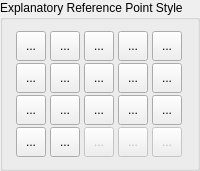
        <widget class="QGroupBox" name="gbPointStyle">
         <property name="title">
          <string>Explanatory Reference Point Style</string>
         </property>
         <layout class="QGridLayout" name="gridLayout_13">
          <property name="spacing">
           <number>2</number>
          </property>
          <item row="3" column="1">
           <widget class="QToolButton" name="bBlankSquare">
            <property name="enabled">
             <bool>true</bool>
            </property>
            <property name="minimumSize">
             <size>
              <width>30</width>
              <height>30</height>
             </size>
            </property>
            <property name="text">
             <string>...</string>
            </property>
            <property name="icon">
             <iconset resource="../../../../../res/icons/icons.qrc">
              <normaloff>:/icons/point_blank_square.lci</normaloff>:/icons/point_blank_square.lci</iconset>
            </property>
            <property name="iconSize">
             <size>
              <width>40</width>
              <height>40</height>
             </size>
            </property>
            <property name="checkable">
             <bool>true</bool>
            </property>
            <property name="autoExclusive">
             <bool>true</bool>
            </property>
            <property name="popupMode">
             <enum>QToolButton::ToolButtonPopupMode::InstantPopup</enum>
            </property>
            <property name="autoRaise">
             <bool>false</bool>
            </property>
            <property name="arrowType">
             <enum>Qt::ArrowType::NoArrow</enum>
            </property>
           </widget>
          </item>
          <item row="4" column="2">
           <widget class="QToolButton" name="bPlusCircle">
            <property name="enabled">
             <bool>true</bool>
            </property>
            <property name="minimumSize">
             <size>
              <width>30</width>
              <height>30</height>
             </size>
            </property>
            <property name="text">
             <string>...</string>
            </property>
            <property name="icon">
             <iconset resource="../../../../../res/icons/icons.qrc">
              <normaloff>:/icons/point_plus_circle.lci</normaloff>:/icons/point_plus_circle.lci</iconset>
            </property>
            <property name="iconSize">
             <size>
              <width>40</width>
              <height>40</height>
             </size>
            </property>
            <property name="checkable">
             <bool>true</bool>
            </property>
            <property name="autoExclusive">
             <bool>true</bool>
            </property>
            <property name="popupMode">
             <enum>QToolButton::ToolButtonPopupMode::InstantPopup</enum>
            </property>
            <property name="autoRaise">
             <bool>false</bool>
            </property>
            <property name="arrowType">
             <enum>Qt::ArrowType::NoArrow</enum>
            </property>
           </widget>
          </item>
          <item row="0" column="1">
           <widget class="QToolButton" name="bCrossSquare">
            <property name="enabled">
             <bool>true</bool>
            </property>
            <property name="minimumSize">
             <size>
              <width>30</width>
              <height>30</height>
             </size>
            </property>
            <property name="text">
             <string>...</string>
            </property>
            <property name="icon">
             <iconset resource="../../../../../res/icons/icons.qrc">
              <normaloff>:/icons/point_cross_square.lci</normaloff>:/icons/point_cross_square.lci</iconset>
            </property>
            <property name="iconSize">
             <size>
              <width>40</width>
              <height>40</height>
             </size>
            </property>
            <property name="checkable">
             <bool>true</bool>
            </property>
            <property name="autoExclusive">
             <bool>true</bool>
            </property>
            <property name="popupMode">
             <enum>QToolButton::ToolButtonPopupMode::InstantPopup</enum>
            </property>
            <property name="autoRaise">
             <bool>false</bool>
            </property>
            <property name="arrowType">
             <enum>Qt::ArrowType::NoArrow</enum>
            </property>
           </widget>
          </item>
          <item row="2" column="1">
           <widget class="QToolButton" name="bTickCircleSquare">
            <property name="enabled">
             <bool>true</bool>
            </property>
            <property name="minimumSize">
             <size>
              <width>30</width>
              <height>30</height>
             </size>
            </property>
            <property name="text">
             <string>...</string>
            </property>
            <property name="icon">
             <iconset resource="../../../../../res/icons/icons.qrc">
              <normaloff>:/icons/point_tick_circle_square.lci</normaloff>:/icons/point_tick_circle_square.lci</iconset>
            </property>
            <property name="iconSize">
             <size>
              <width>40</width>
              <height>40</height>
             </size>
            </property>
            <property name="checkable">
             <bool>true</bool>
            </property>
            <property name="autoExclusive">
             <bool>true</bool>
            </property>
            <property name="popupMode">
             <enum>QToolButton::ToolButtonPopupMode::InstantPopup</enum>
            </property>
            <property name="autoRaise">
             <bool>false</bool>
            </property>
            <property name="arrowType">
             <enum>Qt::ArrowType::NoArrow</enum>
            </property>
           </widget>
          </item>
          <item row="0" column="5">
           <widget class="QToolButton" name="bDotSquare">
            <property name="enabled">
             <bool>true</bool>
            </property>
            <property name="minimumSize">
             <size>
              <width>30</width>
              <height>30</height>
             </size>
            </property>
            <property name="text">
             <string>...</string>
            </property>
            <property name="icon">
             <iconset resource="../../../../../res/icons/icons.qrc">
              <normaloff>:/icons/point_dot_square.lci</normaloff>:/icons/point_dot_square.lci</iconset>
            </property>
            <property name="iconSize">
             <size>
              <width>40</width>
              <height>40</height>
             </size>
            </property>
            <property name="checkable">
             <bool>true</bool>
            </property>
            <property name="autoExclusive">
             <bool>true</bool>
            </property>
            <property name="popupMode">
             <enum>QToolButton::ToolButtonPopupMode::InstantPopup</enum>
            </property>
            <property name="autoRaise">
             <bool>false</bool>
            </property>
            <property name="arrowType">
             <enum>Qt::ArrowType::NoArrow</enum>
            </property>
           </widget>
          </item>
          <item row="3" column="2">
           <widget class="QToolButton" name="bDotCircle">
            <property name="enabled">
             <bool>true</bool>
            </property>
            <property name="minimumSize">
             <size>
              <width>30</width>
              <height>30</height>
             </size>
            </property>
            <property name="text">
             <string>...</string>
            </property>
            <property name="icon">
             <iconset resource="../../../../../res/icons/icons.qrc">
              <normaloff>:/icons/point_dot_circle.lci</normaloff>:/icons/point_dot_circle.lci</iconset>
            </property>
            <property name="iconSize">
             <size>
              <width>40</width>
              <height>40</height>
             </size>
            </property>
            <property name="checkable">
             <bool>true</bool>
            </property>
            <property name="autoExclusive">
             <bool>true</bool>
            </property>
            <property name="popupMode">
             <enum>QToolButton::ToolButtonPopupMode::InstantPopup</enum>
            </property>
            <property name="autoRaise">
             <bool>false</bool>
            </property>
            <property name="arrowType">
             <enum>Qt::ArrowType::NoArrow</enum>
            </property>
           </widget>
          </item>
          <item row="4" column="1">
           <widget class="QToolButton" name="bCrossCircle">
            <property name="enabled">
             <bool>true</bool>
            </property>
            <property name="minimumSize">
             <size>
              <width>30</width>
              <height>30</height>
             </size>
            </property>
            <property name="text">
             <string>...</string>
            </property>
            <property name="icon">
             <iconset resource="../../../../../res/icons/icons.qrc">
              <normaloff>:/icons/point_cross_circle.lci</normaloff>:/icons/point_cross_circle.lci</iconset>
            </property>
            <property name="iconSize">
             <size>
              <width>40</width>
              <height>40</height>
             </size>
            </property>
            <property name="checkable">
             <bool>true</bool>
            </property>
            <property name="autoExclusive">
             <bool>true</bool>
            </property>
            <property name="popupMode">
             <enum>QToolButton::ToolButtonPopupMode::InstantPopup</enum>
            </property>
            <property name="autoRaise">
             <bool>false</bool>
            </property>
            <property name="arrowType">
             <enum>Qt::ArrowType::NoArrow</enum>
            </property>
           </widget>
          </item>
          <item row="4" column="3">
           <widget class="QToolButton" name="bBlank">
            <property name="enabled">
             <bool>false</bool>
            </property>
            <property name="minimumSize">
             <size>
              <width>30</width>
              <height>30</height>
             </size>
            </property>
            <property name="focusPolicy">
             <enum>Qt::FocusPolicy::TabFocus</enum>
            </property>
            <property name="text">
             <string>...</string>
            </property>
            <property name="icon">
             <iconset resource="../../../../../res/icons/icons.qrc">
              <normaloff>:/icons/point_blank.lci</normaloff>:/icons/point_blank.lci</iconset>
            </property>
            <property name="iconSize">
             <size>
              <width>40</width>
              <height>40</height>
             </size>
            </property>
            <property name="checkable">
             <bool>true</bool>
            </property>
            <property name="autoExclusive">
             <bool>true</bool>
            </property>
           </widget>
          </item>
          <item row="4" column="5">
           <widget class="QToolButton" name="bDot">
            <property name="enabled">
             <bool>false</bool>
            </property>
            <property name="minimumSize">
             <size>
              <width>30</width>
              <height>30</height>
             </size>
            </property>
            <property name="text">
             <string>...</string>
            </property>
            <property name="icon">
             <iconset resource="../../../../../res/icons/icons.qrc">
              <normaloff>:/icons/point_dot.lci</normaloff>:/icons/point_dot.lci</iconset>
            </property>
            <property name="iconSize">
             <size>
              <width>40</width>
              <height>40</height>
             </size>
            </property>
            <property name="checkable">
             <bool>true</bool>
            </property>
            <property name="autoExclusive">
             <bool>true</bool>
            </property>
            <property name="popupMode">
             <enum>QToolButton::ToolButtonPopupMode::InstantPopup</enum>
            </property>
            <property name="autoRaise">
             <bool>false</bool>
            </property>
            <property name="arrowType">
             <enum>Qt::ArrowType::NoArrow</enum>
            </property>
           </widget>
          </item>
          <item row="3" column="5">
           <widget class="QToolButton" name="bTickSquare">
            <property name="enabled">
             <bool>true</bool>
            </property>
            <property name="minimumSize">
             <size>
              <width>30</width>
              <height>30</height>
             </size>
            </property>
            <property name="text">
             <string>...</string>
            </property>
            <property name="icon">
             <iconset resource="../../../../../res/icons/icons.qrc">
              <normaloff>:/icons/point_tick_square.lci</normaloff>:/icons/point_tick_square.lci</iconset>
            </property>
            <property name="iconSize">
             <size>
              <width>40</width>
              <height>40</height>
             </size>
            </property>
            <property name="checkable">
             <bool>true</bool>
            </property>
            <property name="autoExclusive">
             <bool>true</bool>
            </property>
            <property name="popupMode">
             <enum>QToolButton::ToolButtonPopupMode::InstantPopup</enum>
            </property>
            <property name="autoRaise">
             <bool>false</bool>
            </property>
            <property name="arrowType">
             <enum>Qt::ArrowType::NoArrow</enum>
            </property>
           </widget>
          </item>
          <item row="2" column="2">
           <widget class="QToolButton" name="bTickCircle">
            <property name="enabled">
             <bool>true</bool>
            </property>
            <property name="minimumSize">
             <size>
              <width>30</width>
              <height>30</height>
             </size>
            </property>
            <property name="text">
             <string>...</string>
            </property>
            <property name="icon">
             <iconset resource="../../../../../res/icons/icons.qrc">
              <normaloff>:/icons/point_tick_circle.lci</normaloff>:/icons/point_tick_circle.lci</iconset>
            </property>
            <property name="iconSize">
             <size>
              <width>40</width>
              <height>40</height>
             </size>
            </property>
            <property name="checkable">
             <bool>true</bool>
            </property>
            <property name="autoExclusive">
             <bool>true</bool>
            </property>
            <property name="popupMode">
             <enum>QToolButton::ToolButtonPopupMode::InstantPopup</enum>
            </property>
            <property name="autoRaise">
             <bool>false</bool>
            </property>
            <property name="arrowType">
             <enum>Qt::ArrowType::NoArrow</enum>
            </property>
           </widget>
          </item>
          <item row="0" column="3">
           <widget class="QToolButton" name="bBlankCircleSquare">
            <property name="enabled">
             <bool>true</bool>
            </property>
            <property name="minimumSize">
             <size>
              <width>30</width>
              <height>30</height>
             </size>
            </property>
            <property name="text">
             <string>...</string>
            </property>
            <property name="icon">
             <iconset resource="../../../../../res/icons/icons.qrc">
              <normaloff>:/icons/point_blank_circle_square.lci</normaloff>:/icons/point_blank_circle_square.lci</iconset>
            </property>
            <property name="iconSize">
             <size>
              <width>40</width>
              <height>40</height>
             </size>
            </property>
            <property name="checkable">
             <bool>true</bool>
            </property>
            <property name="autoExclusive">
             <bool>true</bool>
            </property>
            <property name="popupMode">
             <enum>QToolButton::ToolButtonPopupMode::InstantPopup</enum>
            </property>
            <property name="autoRaise">
             <bool>false</bool>
            </property>
            <property name="arrowType">
             <enum>Qt::ArrowType::NoArrow</enum>
            </property>
           </widget>
          </item>
          <item row="4" column="4">
           <widget class="QToolButton" name="bTick">
            <property name="enabled">
             <bool>false</bool>
            </property>
            <property name="minimumSize">
             <size>
              <width>30</width>
              <height>30</height>
             </size>
            </property>
            <property name="text">
             <string>...</string>
            </property>
            <property name="icon">
             <iconset resource="../../../../../res/icons/icons.qrc">
              <normaloff>:/icons/point_tick.lci</normaloff>:/icons/point_tick.lci</iconset>
            </property>
            <property name="iconSize">
             <size>
              <width>40</width>
              <height>40</height>
             </size>
            </property>
            <property name="checkable">
             <bool>true</bool>
            </property>
            <property name="autoExclusive">
             <bool>true</bool>
            </property>
            <property name="popupMode">
             <enum>QToolButton::ToolButtonPopupMode::DelayedPopup</enum>
            </property>
            <property name="autoRaise">
             <bool>false</bool>
            </property>
            <property name="arrowType">
             <enum>Qt::ArrowType::NoArrow</enum>
            </property>
           </widget>
          </item>
          <item row="2" column="5">
           <widget class="QToolButton" name="bBlankCircle">
            <property name="enabled">
             <bool>true</bool>
            </property>
            <property name="minimumSize">
             <size>
              <width>30</width>
              <height>30</height>
             </size>
            </property>
            <property name="text">
             <string>...</string>
            </property>
            <property name="icon">
             <iconset resource="../../../../../res/icons/icons.qrc">
              <normaloff>:/icons/point_blank_circle.lci</normaloff>:/icons/point_blank_circle.lci</iconset>
            </property>
            <property name="iconSize">
             <size>
              <width>40</width>
              <height>40</height>
             </size>
            </property>
            <property name="checkable">
             <bool>true</bool>
            </property>
            <property name="autoExclusive">
             <bool>true</bool>
            </property>
            <property name="popupMode">
             <enum>QToolButton::ToolButtonPopupMode::InstantPopup</enum>
            </property>
            <property name="autoRaise">
             <bool>false</bool>
            </property>
            <property name="arrowType">
             <enum>Qt::ArrowType::NoArrow</enum>
            </property>
           </widget>
          </item>
          <item row="0" column="2">
           <widget class="QToolButton" name="bPlusCircleSquare">
            <property name="enabled">
             <bool>true</bool>
            </property>
            <property name="minimumSize">
             <size>
              <width>30</width>
              <height>30</height>
             </size>
            </property>
            <property name="text">
             <string>...</string>
            </property>
            <property name="icon">
             <iconset resource="../../../../../res/icons/icons.qrc">
              <normaloff>:/icons/point_plus_circle_square.lci</normaloff>:/icons/point_plus_circle_square.lci</iconset>
            </property>
            <property name="iconSize">
             <size>
              <width>40</width>
              <height>40</height>
             </size>
            </property>
            <property name="checkable">
             <bool>true</bool>
            </property>
            <property name="autoExclusive">
             <bool>true</bool>
            </property>
            <property name="popupMode">
             <enum>QToolButton::ToolButtonPopupMode::InstantPopup</enum>
            </property>
            <property name="autoRaise">
             <bool>false</bool>
            </property>
            <property name="arrowType">
             <enum>Qt::ArrowType::NoArrow</enum>
            </property>
           </widget>
          </item>
          <item row="3" column="4">
           <widget class="QToolButton" name="bCrossCircleSquare">
            <property name="enabled">
             <bool>true</bool>
            </property>
            <property name="minimumSize">
             <size>
              <width>30</width>
              <height>30</height>
             </size>
            </property>
            <property name="text">
             <string>...</string>
            </property>
            <property name="icon">
             <iconset resource="../../../../../res/icons/icons.qrc">
              <normaloff>:/icons/point_cross_circle_square.lci</normaloff>:/icons/point_cross_circle_square.lci</iconset>
            </property>
            <property name="iconSize">
             <size>
              <width>40</width>
              <height>40</height>
             </size>
            </property>
            <property name="checkable">
             <bool>true</bool>
            </property>
            <property name="autoExclusive">
             <bool>true</bool>
            </property>
            <property name="popupMode">
             <enum>QToolButton::ToolButtonPopupMode::InstantPopup</enum>
            </property>
            <property name="autoRaise">
             <bool>false</bool>
            </property>
            <property name="arrowType">
             <enum>Qt::ArrowType::NoArrow</enum>
            </property>
           </widget>
          </item>
          <item row="0" column="4">
           <widget class="QToolButton" name="bPlusSquare">
            <property name="enabled">
             <bool>true</bool>
            </property>
            <property name="minimumSize">
             <size>
              <width>30</width>
              <height>30</height>
             </size>
            </property>
            <property name="text">
             <string>...</string>
            </property>
            <property name="icon">
             <iconset resource="../../../../../res/icons/icons.qrc">
              <normaloff>:/icons/point_plus_square.lci</normaloff>:/icons/point_plus_square.lci</iconset>
            </property>
            <property name="iconSize">
             <size>
              <width>40</width>
              <height>40</height>
             </size>
            </property>
            <property name="checkable">
             <bool>true</bool>
            </property>
            <property name="autoExclusive">
             <bool>true</bool>
            </property>
            <property name="popupMode">
             <enum>QToolButton::ToolButtonPopupMode::InstantPopup</enum>
            </property>
            <property name="autoRaise">
             <bool>false</bool>
            </property>
            <property name="arrowType">
             <enum>Qt::ArrowType::NoArrow</enum>
            </property>
           </widget>
          </item>
          <item row="2" column="4">
           <widget class="QToolButton" name="bPlus">
            <property name="enabled">
             <bool>true</bool>
            </property>
            <property name="minimumSize">
             <size>
              <width>30</width>
              <height>30</height>
             </size>
            </property>
            <property name="text">
             <string>...</string>
            </property>
            <property name="icon">
             <iconset resource="../../../../../res/icons/icons.qrc">
              <normaloff>:/icons/point_plus.lci</normaloff>:/icons/point_plus.lci</iconset>
            </property>
            <property name="iconSize">
             <size>
              <width>40</width>
              <height>40</height>
             </size>
            </property>
            <property name="checkable">
             <bool>true</bool>
            </property>
            <property name="autoExclusive">
             <bool>true</bool>
            </property>
            <property name="popupMode">
             <enum>QToolButton::ToolButtonPopupMode::DelayedPopup</enum>
            </property>
            <property name="autoRaise">
             <bool>false</bool>
            </property>
            <property name="arrowType">
             <enum>Qt::ArrowType::NoArrow</enum>
            </property>
           </widget>
          </item>
          <item row="2" column="3">
           <widget class="QToolButton" name="bCross">
            <property name="enabled">
             <bool>true</bool>
            </property>
            <property name="minimumSize">
             <size>
              <width>30</width>
              <height>30</height>
             </size>
            </property>
            <property name="text">
             <string>...</string>
            </property>
            <property name="icon">
             <iconset resource="../../../../../res/icons/icons.qrc">
              <normaloff>:/icons/point_cross.lci</normaloff>:/icons/point_cross.lci</iconset>
            </property>
            <property name="iconSize">
             <size>
              <width>40</width>
              <height>40</height>
             </size>
            </property>
            <property name="checkable">
             <bool>true</bool>
            </property>
            <property name="autoExclusive">
             <bool>true</bool>
            </property>
            <property name="popupMode">
             <enum>QToolButton::ToolButtonPopupMode::InstantPopup</enum>
            </property>
            <property name="autoRaise">
             <bool>false</bool>
            </property>
            <property name="arrowType">
             <enum>Qt::ArrowType::NoArrow</enum>
            </property>
           </widget>
          </item>
          <item row="3" column="3">
           <widget class="QToolButton" name="bDotCircleSquare">
            <property name="enabled">
             <bool>true</bool>
            </property>
            <property name="minimumSize">
             <size>
              <width>30</width>
              <height>30</height>
             </size>
            </property>
            <property name="text">
             <string>...</string>
            </property>
            <property name="icon">
             <iconset resource="../../../../../res/icons/icons.qrc">
              <normaloff>:/icons/point_dot_circle_square.lci</normaloff>:/icons/point_dot_circle_square.lci</iconset>
            </property>
            <property name="iconSize">
             <size>
              <width>40</width>
              <height>40</height>
             </size>
            </property>
            <property name="checkable">
             <bool>true</bool>
            </property>
            <property name="autoExclusive">
             <bool>true</bool>
            </property>
            <property name="popupMode">
             <enum>QToolButton::ToolButtonPopupMode::InstantPopup</enum>
            </property>
            <property name="autoRaise">
             <bool>false</bool>
            </property>
            <property name="arrowType">
             <enum>Qt::ArrowType::NoArrow</enum>
            </property>
           </widget>
          </item>
         </layout>
        </widget>
